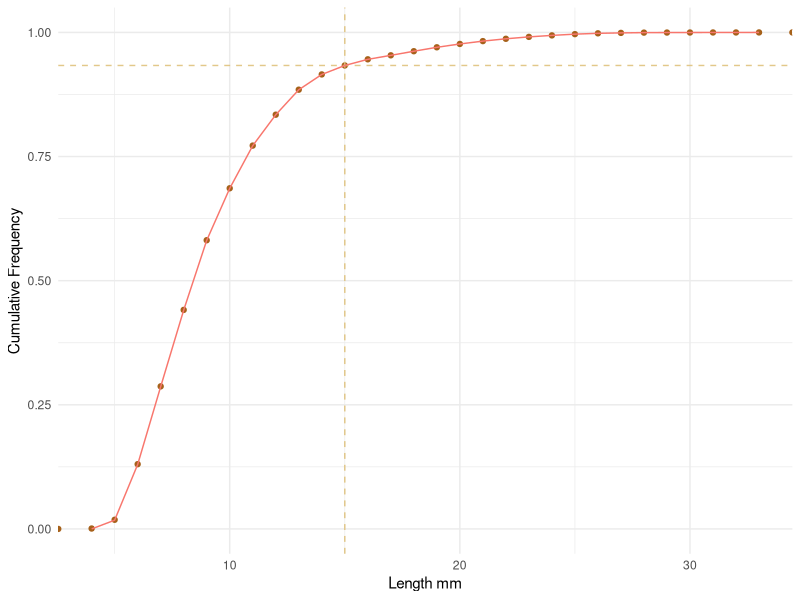
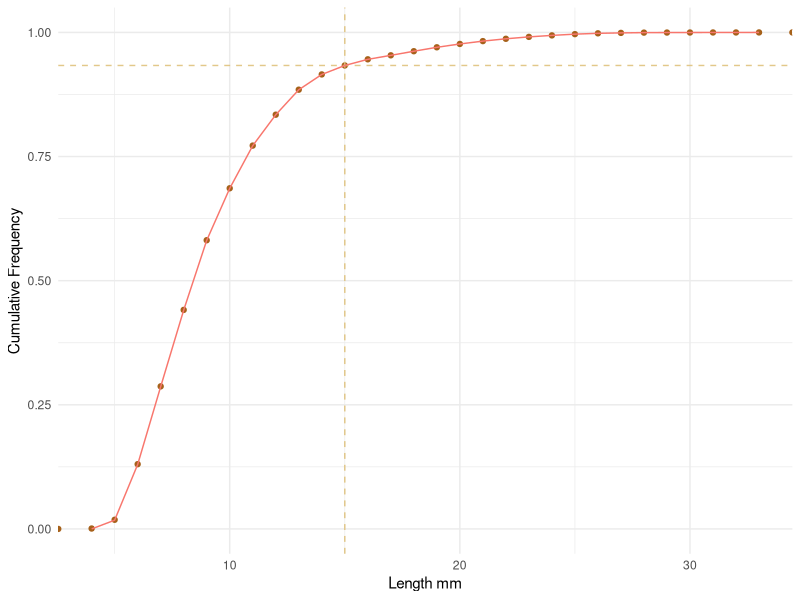

The R script that drew these images, in order:
library(tidyverse)

# get data
temp_sizes <- read.csv("data/temp_sizes.csv")

# mutate to get total count
cockle_sizes <- temp_sizes %>%
  mutate(total = y0 + y1 + y2)

cockleT <- rep(c(cockle_sizes$length[1:37]), times = cockle_sizes$total[1:37])

cockleT_df <- data.frame(cockleT)

cockle_ecdf <- data.frame(x=unique(cockleT_df$cockleT),  y=ecdf(cockleT_df$cockleT)(unique(cockleT_df$cockleT))*length(cockleT_df$cockleT))

cockle_ecdf$y <- scale(cockle_ecdf$y,center=min(cockle_ecdf$y),scale=diff(range(cockle_ecdf$y)))

hl <- cockle_ecdf$y[12]

cu_p <- ggplot(cockleT_df, aes(cockleT)) + stat_ecdf(geom ="point", col = "#a6611a") + geom_vline(xintercept = 15, col = "#dfc27d", linetype = "dashed", alpha = 0.9) + geom_hline(yintercept = hl, col = "#dfc27d", linetype = "dashed", alpha = 0.9 ) + geom_line(data = cockle_ecdf, aes(x, y, col =  "#a6611a"),show.legend = FALSE) + theme_minimal() + labs(x= "Length mm", y = "Cumulative Frequency")

cu_p

# Open a pdf file
pdf("plots/ecdf.pdf") 

# 2. Create a plot
cu_p

# Close the pdf file
dev.off() 

